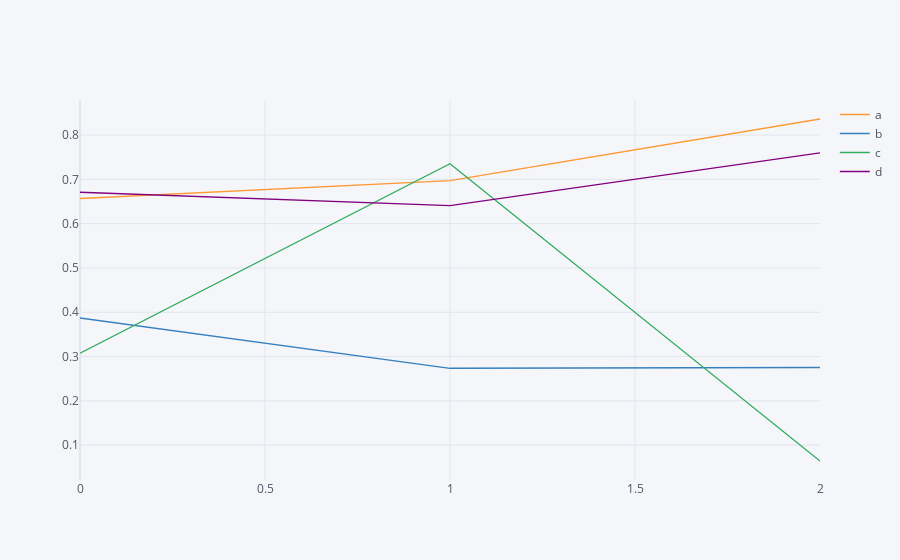

Write notebook code for a chart like this one.
### Code cell
df.iplot()

### Figure 1 — Plotly figure (JSON) as saved in the notebook; plotly's stock layout.template omitted (floating-point values rounded to 4 significant figures)
{"data": [{"line": {"color": "rgba(255, 153, 51, 1.0)", "dash": "solid", "shape": "linear", "width": 1.3}, "mode": "lines", "name": "a", "text": "", "type": "scatter", "x": [0, 1, 2], "y": [0.6568, 0.697, 0.8362]}, {"line": {"color": "rgba(55, 128, 191, 1.0)", "dash": "solid", "shape": "linear", "width": 1.3}, "mode": "lines", "name": "b", "text": "", "type": "scatter", "x": [0, 1, 2], "y": [0.3871, 0.2735, 0.2752]}, {"line": {"color": "rgba(50, 171, 96, 1.0)", "dash": "solid", "shape": "linear", "width": 1.3}, "mode": "lines", "name": "c", "text": "", "type": "scatter", "x": [0, 1, 2], "y": [0.3075, 0.7351, 0.06416]}, {"line": {"color": "rgba(128, 0, 128, 1.0)", "dash": "solid", "shape": "linear", "width": 1.3}, "mode": "lines", "name": "d", "text": "", "type": "scatter", "x": [0, 1, 2], "y": [0.6709, 0.6408, 0.7599]}], "layout": {"legend": {"bgcolor": "#F5F6F9", "font": {"color": "#4D5663"}}, "paper_bgcolor": "#F5F6F9", "plot_bgcolor": "#F5F6F9", "title": {"font": {"color": "#4D5663"}}, "xaxis": {"gridcolor": "#E1E5ED", "showgrid": true, "tickfont": {"color": "#4D5663"}, "title": {"font": {"color": "#4D5663"}, "text": ""}, "zerolinecolor": "#E1E5ED"}, "yaxis": {"gridcolor": "#E1E5ED", "showgrid": true, "tickfont": {"color": "#4D5663"}, "title": {"font": {"color": "#4D5663"}, "text": ""}, "zerolinecolor": "#E1E5ED"}}}
